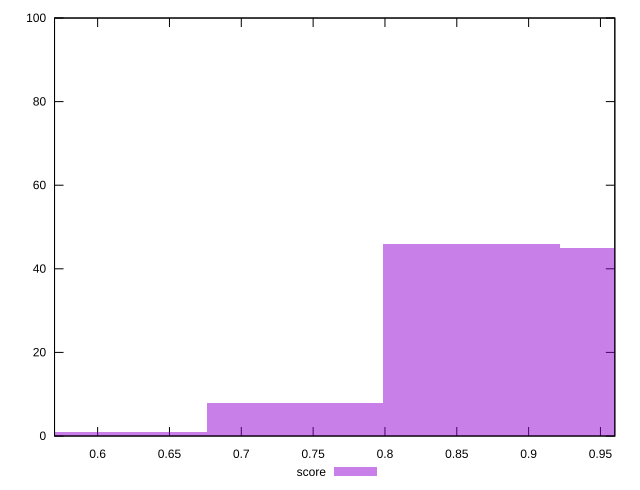

The script that saved this image:
reset

$score <<EOF
0.7374418235322457 8
0.614534852943538 1
0.9832557647096609 45
0.8603487941209533 46
EOF

set key outside below
set boxwidth 0.12290697058870761
set xrange [0.57:0.96]
set yrange [0:100]
set trange [0:100]
set style fill transparent solid 0.5 noborder
set terminal svg size 640, 490 enhanced background rgb 'white'
set output "report_00019_2021-02-10T18-14-37.922Z//mainthread-work-breakdown/samples/pages/score/histogram.svg"

plot $score title "score" with boxes

reset
